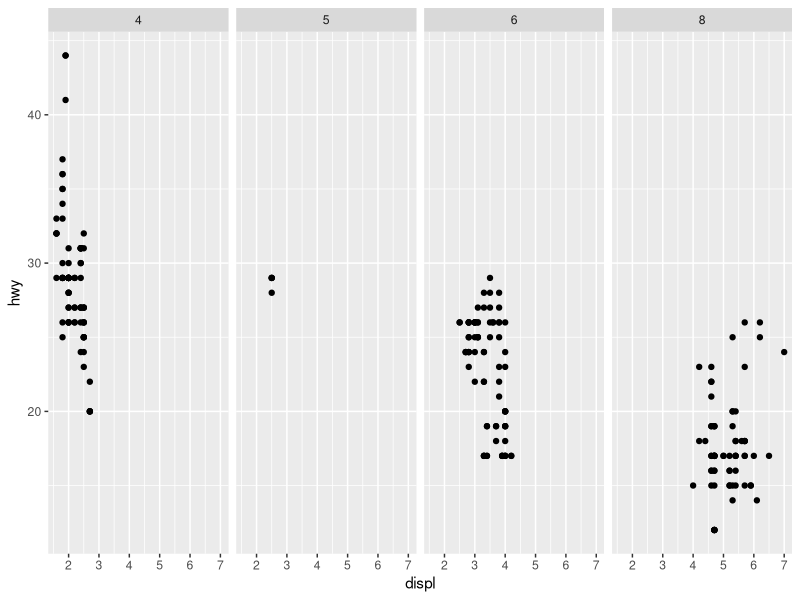

This chart was generated by the following R code:
library(ggplot2)

pl <- ggplot(mpg, aes(x=displ, y=hwy)) + geom_point()

pl2 <- pl + coord_cartesian(xlim=c(1,4), ylim=c(20,50))

pl3 <- pl + coord_fixed(ratio = 1/3)

pl4 <- pl + facet_grid(. ~ cyl)

print(pl4)
